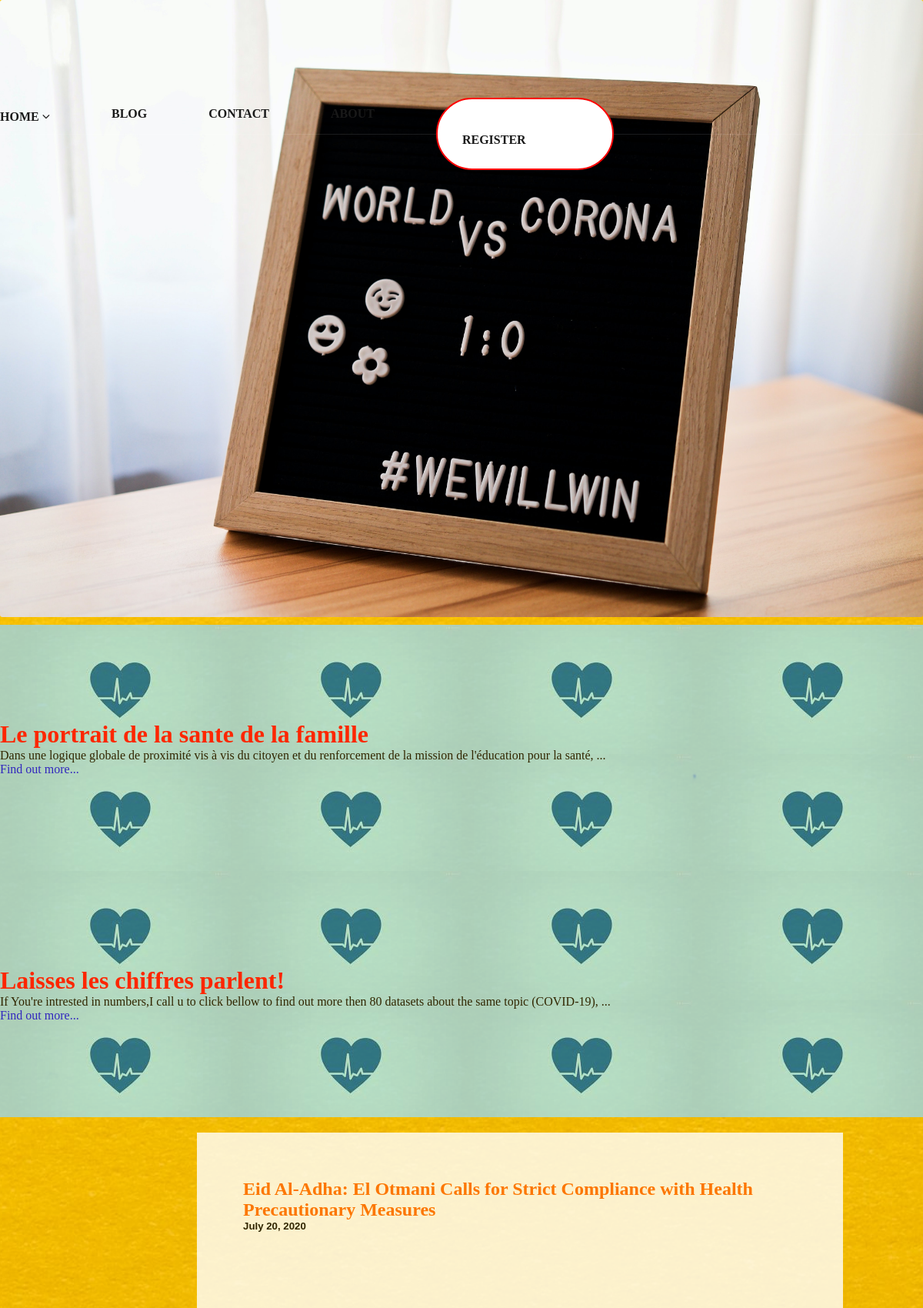
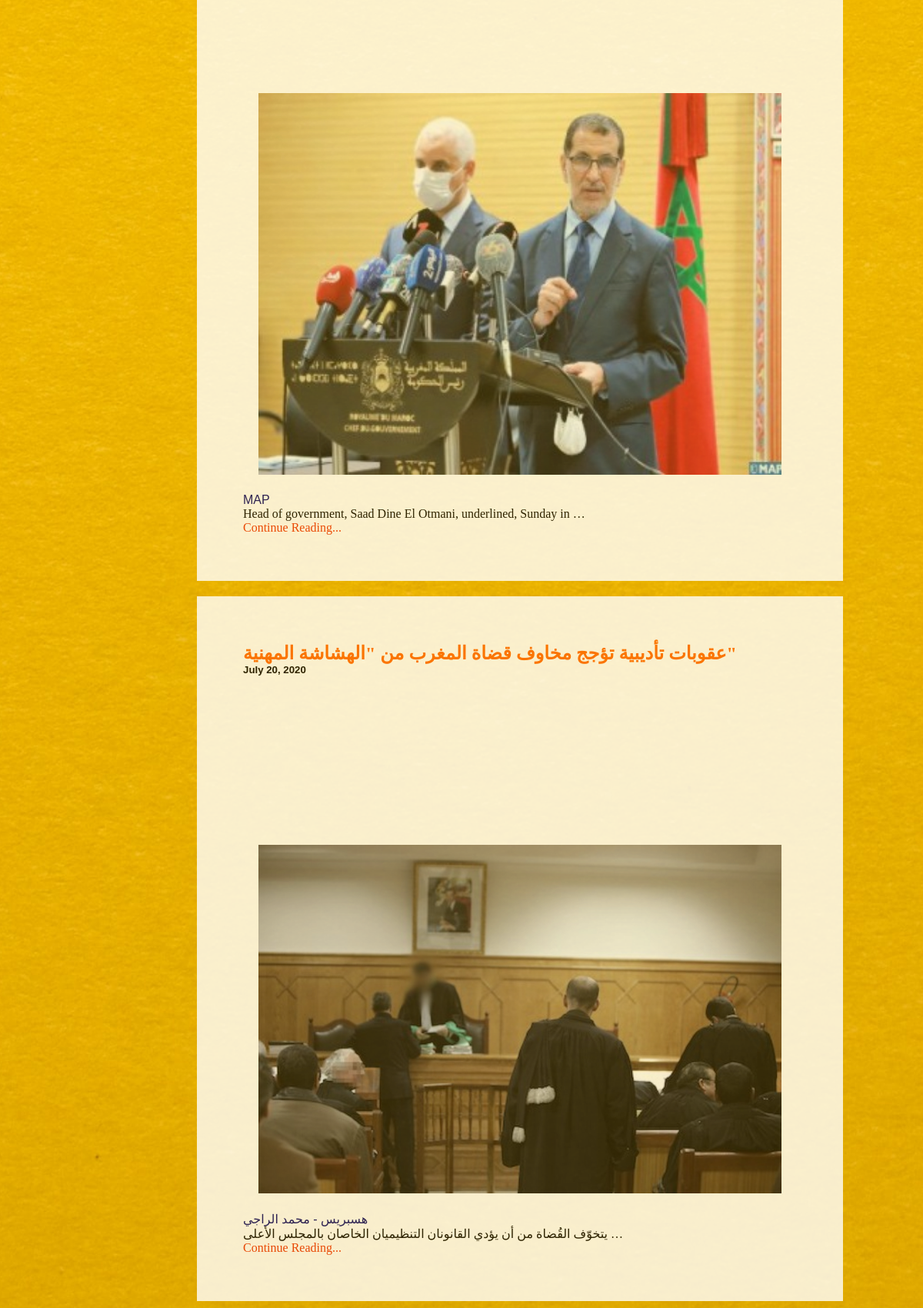
Page /blog (upper part) on the committed database (2 pictures, top to bottom).
### blog/models.py (models this page shows, shortened)
class Blog(models.Model):
    user = models.ForeignKey(User , on_delete=models.DO_NOTHING)
    nickname=models.CharField(max_length=100, default='THe Writter')
    titre=models.CharField(max_length=100)
    body=models.TextField()
    img=models.ImageField(upload_to='static',default='static/default.png')
    date=models.DateField(default=timezone.now())
    acitve=models.BooleanField(default=True)

### blog/views.py (the view)
def all_posts(request):
    posts=Blog.objects.filter(acitve=True)
    context={
       'posts':posts
    }
    return render(request, 'blog/all_posts.html', context)

### blog/templates/blog/all_posts.html (shortened to what this page needs)
<!DOCTYPE html>
<html lang="en" dir="ltr">
  <head>
  </head>
  {% load static %}
<link rel="stylesheet" href="{% static 'css/styles_blog.css' %}">
<link rel="stylesheet" href="https://cdnjs.cloudflare.com/ajax/libs/font-awesome/4.7.0/css/font-awesome.min.css">
  <body>
    <h1>
      <a href="#">
      <img class="logo-blog" src="{% static 'aljoscha-laschgari-F2tZmxGtrX8-unsplash.jpg' %}" alt="" title="home">
      </a>
    </h1>
    <div class="jumbotron p-4 p-md-5 text-white rounded bg-dark">
      <div class="col-md-6 px-0">
         <h1 class="display-4 font-italic">Le portrait de la sante de la famille</h1>
         <p class="lead my-3">Dans une logique globale de proximité vis à vis du citoyen et du renforcement de la mission de l'éducation pour la santé, ...</p>
      <p class="lead mb-0"><a href="http://sehati.gov.ma/" class="text-white font-weight-bold">Find out more...</a></p>
    </div></div>
    <div class="jumbotron p-4 p-md-5 text-white rounded bg-dark">
      <div class="col-md-6 px-0">
         <h1 class="display-4 font-italic">Laisses les chiffres parlent!</h1>
         <p class="lead my-3">If You're intrested in numbers,I call u to click bellow to find out more then 80 datasets about the same topic (COVID-19), ...</p>
      <p class="lead mb-0"><a href="https://github.com/RIALI-MOUAD/Covid19-Full-Datasets.git" class="text-white font-weight-bold">Find out more...</a></p>
    </div></div>
    {% for post in posts %}
    <div class="card">
        <h2 style="color:#ff6600">{{post.titre}}</h2>
        <h5 style="font-family:sans-serif">{{post.date}}</h5>
  <div class="fakeimg" style="height:200px;"></div>
        <img src="{{post.img.url}}" class="img-post" alt="TMAGE"><p style="color: #000066;font-family:sans-serif">{{post.nickname}}</p><p>{{post.body|truncatewords:10}}</p>
        <a href="/blog/{{post.id}}" style="color:#eb3007">Continue Reading...</a>
</div>
     {% endfor %}
  </body>
  <header>
    <div class="container">
      <nav>
        <ul class="nav-list">
          <li style="color:#eb3007">
            <a href="/">Home
            <i class="fa fa-angle-down"></i></a>
          </li>
          <li style="color:White">
            <a href="#">blog</a>
          </li>
           <li style="color:White">
            <a href="#">contact</a>
          </li>
          <li style="color:White">
            <a href="#">About</a>
          </li>
        <li class="move-right btn" style="color:White">
          <a href="/admin/">Register</a>
        </li>
        </ul>
      </nav>
    </div>
  </header>
</html>

### media/static/css/styles_blog.css (style rules this page uses)
*, *::after { margin: 0; box-sizing: border-box; }
a { text-decoration: none; }
ul { list-style: none; }
nav { position: absolute; top: 1%; width: 100%; height: 8rem; border-bottom: 1px solid rgba(255,255,255,.1); }
.nav-list { display:flex; }
.nav-list li { line-height:10px; position: relative; top: 5rem; }
.nav-list a { display: block; color: #191919; padding-top: 1rem; padding-right: 5rem; font-size: 1rem; font-family: cursive; font-weight: bold; text-transform: uppercase; transition: color 650ms; }
.logo-blog { border-radius: 3px; width: 100%; height: 100%; }
.btn { padding: 2rem; display: inline-block; background-color: white; border: 2px solid Red; border-radius: 5rem; transition: background-color 650ms; }
.col-md-6.px-0 { padding-top: 7.75rem; background-color: White; background-image: url('/media/static/health.jpeg') ; height: 20rem; transition: all 650ms; opacity: 0.8; font-family: cursive; }
.col-md-6.px-0 h1 { font-family:fantasy; color: Red; }
.card { position: relative; left: 16rem; width: 70%; height: 30%; background-color: White; padding: 60px; margin-top: 20px; opacity: 0.8; }
.img-post { position: relative; width: 100%; padding: 20px; }
* { padding: 0; margin: 0; }

### rows in the picture
Blog: titre "Eid Al-Adha: El Otmani Calls for Strict Compliance with Health Precautionary Measures", date "July 20, 2020", img (picture), nickname "MAP", body "Head of government, Saad Dine El Otmani, underlined, Sunday in …"
Blog: titre "عقوبات تأديبية تؤجج مخاوف قضاة المغرب من \"الهشاشة المهنية\"", date "July 20, 2020", img (picture), nickname "هسبريس - محمد الراجي", body "يتخوّف القُضاة من أن يؤدي القانونان التنظيميان الخاصان بالمجلس الأعلى …"
